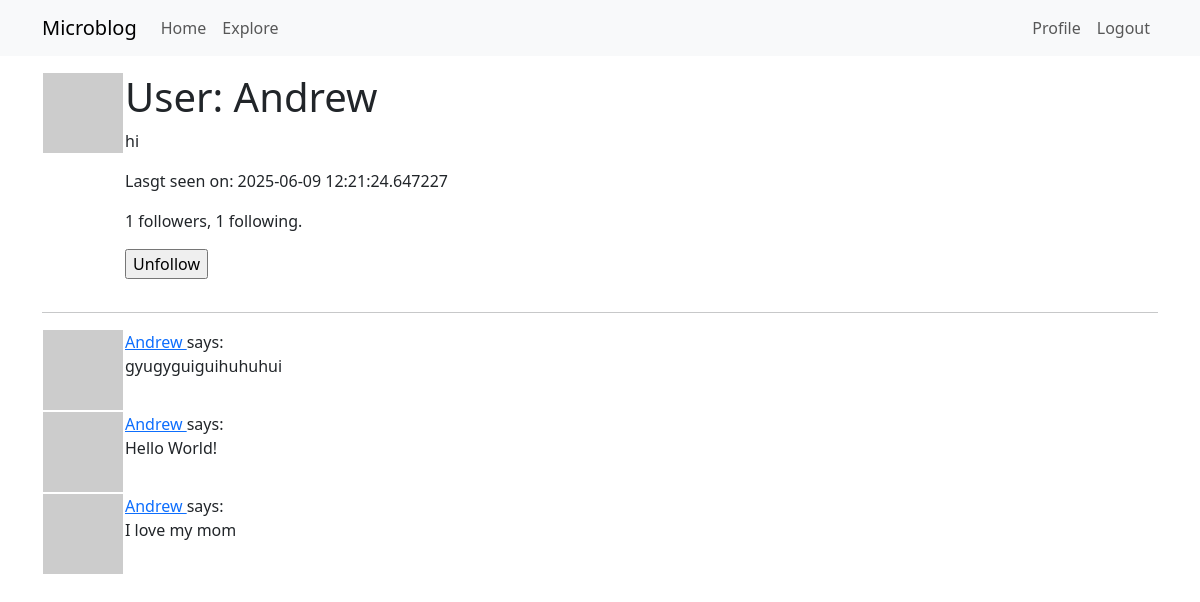
The app's page /user/Andrew (signed in), older data.
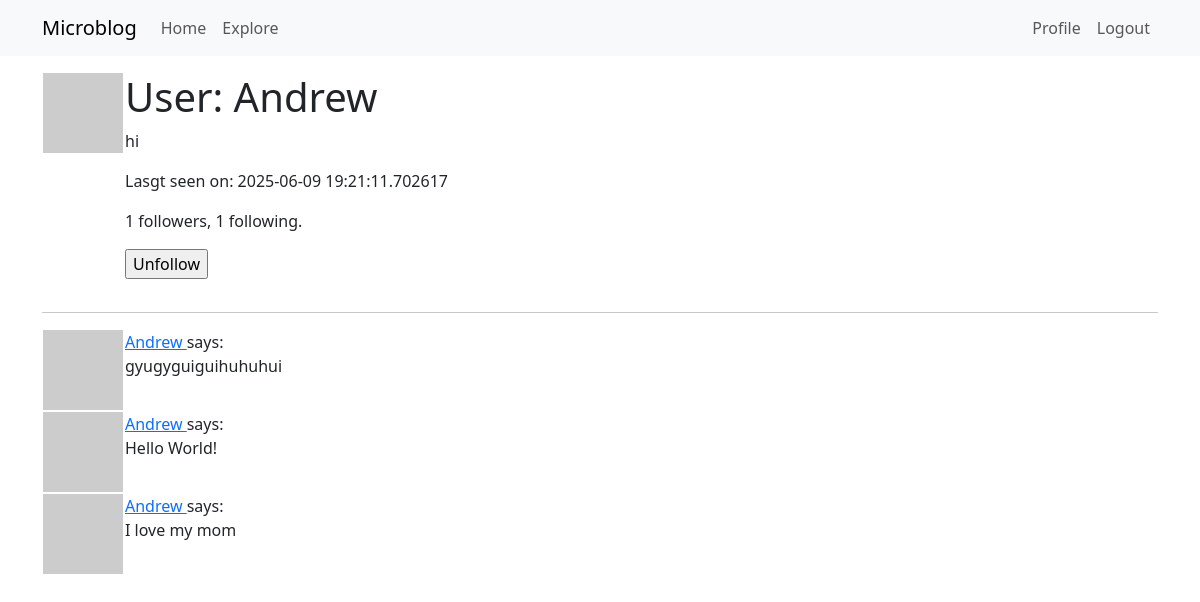
The same page, newer data.
### app/models.py (models this page shows, shortened)
class User(UserMixin, db.Model):
    def avatar(self, size):
        digest = md5(self.email.lower().encode('utf-8')).hexdigest()
        return f'https://www.gravatar.com/avatar/{digest}?d=identicon&s={size}'
    def is_following(self, user):
        query = self.following.select().where(User.id == user.id)
        return db.session.scalar(query) is not None
    def followers_count(self):
        query = sa.select(sa.func.count()).select_from(
            self.followers.select().subquery())
        return db.session.scalar(query)
    def following_count(self):
        query = sa.select(sa.func.count()).select_from(
            self.following.select().subquery())
        return db.session.scalar(query)
    id: so.Mapped[int] = so.mapped_column(primary_key=True)
    username: so.Mapped[str] = so.mapped_column(sa.String(64), index=True,
                                                unique=True)
    email: so.Mapped[str] = so.mapped_column(sa.String(120), index=True,
                                             unique=True)
    password_hash: so.Mapped[Optional[str]] = so.mapped_column(sa.String(256))
    posts: so.WriteOnlyMapped['Post'] = so.relationship(
        back_populates='author')
    about_me: so.Mapped[Optional[str]] = so.mapped_column(sa.String(140))
    last_seen: so.Mapped[Optional[datetime]] = so.mapped_column(
        default=lambda: datetime.now(timezone.utc))
    following: so.WriteOnlyMapped['User'] = so.relationship(
        secondary=followers, primaryjoin=(followers.c.follower_id == id),
        secondaryjoin=(followers.c.followed_id == id),
        back_populates='followers')
    followers: so.WriteOnlyMapped['User'] = so.relationship(
        secondary=followers, primaryjoin=(followers.c.followed_id == id),
        secondaryjoin=(followers.c.follower_id == id),
        back_populates='following')

class Post(db.Model):
    id: so.Mapped[int] = so.mapped_column(primary_key=True)
    body: so.Mapped[str] = so.mapped_column(sa.String(140))
    timestamp: so.Mapped[datetime] = so.mapped_column(
        index=True, default=lambda: datetime.now(timezone.utc))
    user_id: so.Mapped[int] = so.mapped_column(sa.ForeignKey(User.id),
                                               index=True)
    author: so.Mapped[User] = so.relationship(back_populates='posts')

### app/routes.py (the view)
@app.route('/user/<username>')
@login_required
def user(username):
    user = db.first_or_404(sa.select(User).where(User.username == username))
    page = request.args.get('page', 1, type=int)
    query = user.posts.select().order_by(Post.timestamp.desc())
    posts = db.paginate(query, page=page,
                        per_page=app.config['POSTS_PER_PAGE'],
                        error_out=False)
    next_url = url_for('user', username=user.username, page=posts.next_num) \
        if posts.has_next else None
    prev_url = url_for('user', username=user.username, page=posts.prev_num) \
        if posts.has_prev else None
    form = EmptyForm()
    return render_template('user.html', user=user, posts=posts.items,
                           next_url=next_url, prev_url=prev_url, form=form)

### app/forms.py
class EmptyForm(FlaskForm):
    submit = SubmitField('Submit')

### app/models.py (called while the page is built)
@login.user_loader
def load_user(id):
    return db.session.get(User, int(id))

### app/routes.py (called while the page is built)
@app.before_request
def before_request():
    if current_user.is_authenticated:
        current_user.last_seen = datetime.now(timezone.utc)
        db.session.commit()

### app/templates/user.html (shortened to what this page needs)
{% extends "base.html" %}
{% block content %}
    <table>
        <tr valign="top">
            <td><img src="{{ user.avatar(128) }}"></td>
            <td>
                <h1>User: {{ user.username }}</h1>
                {% if user.about_me %}<p>{{ user.about_me }}</p>{% endif %}
                {% if user.last_seen %}<p>Lasgt seen on: {{ user.last_seen }}</p>{% endif %}
                <p>{{ user.followers_count() }} followers, {{ user.following_count() }} following.</p>
                {% if user == current_user %}
                <p><a href="{{ url_for('edit_profile') }}">Edit your profile</a></p>
                {% else %}
                <p>
                    <form action="{{ url_for('unfollow', username=user.username) }}" method="post">
                        {{ form.submit(value='Unfollow') }}
                    </form>
                </p>
                {% endif %}
            </td>
        </tr>
    </table>
    <hr>
    {% for post in posts %}
        {% include '_post.html' %}
    {% endfor %}
{% endblock %}

### app/templates/_post.html
<table>
    <tr valign="top">
        <td><img src="{{ post.author.avatar(36) }}"></td>
        <td>
            <a href="{{ url_for('user', username=post.author.username) }}">
                {{ post.author.username }}
            </a>
            says:<br>{{ post.body }}
        </td>
    </tr>
</table>

Row changes from the older to the newer data that the page shows:
changed User "Andrew": last_seen "2025-06-09 12:21:24.647227" → "2025-06-09 19:21:11.702617"
